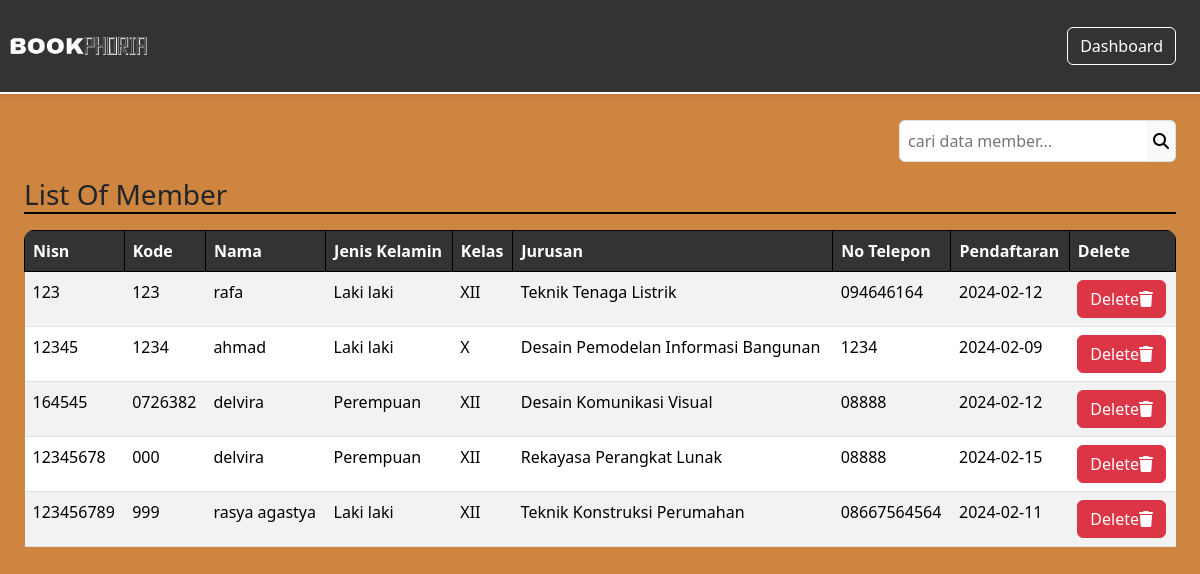
Page /DashboardAdmin/member/member.php (signed in) on the committed database.
### tables this page shows
CREATE TABLE `member` (
  `nisn` int(11) NOT NULL,
  `kode_member` varchar(12) NOT NULL,
  `nama` varchar(255) NOT NULL,
  `password` varchar(255) NOT NULL,
  `jenis_kelamin` varchar(20) NOT NULL,
  `kelas` varchar(5) NOT NULL,
  `jurusan` varchar(50) NOT NULL,
  `no_tlp` varchar(15) NOT NULL,
  `tgl_pendaftaran` date NOT NULL
);

### config/config.php (called while the page is built, shortened)
<?php
$host = "127.0.0.1";
$username = "root";
$password = "";
$database_name = "perpustakaan_delvira";
$connection = mysqli_connect($host, $username, $password, $database_name);
function queryReadData($dataKategori) {
  global $connection;
  $result = mysqli_query($connection, $dataKategori);
  $items = [];
  while($item = mysqli_fetch_assoc($result)) {
    $items[] = $item;
  }
  return $items;
}
?>

### DashboardAdmin/member/member.php (the view, shortened to what this page needs)
<?php
require "../../config/config.php";
$member = queryReadData("SELECT * FROM member");
?>
<!DOCTYPE html>
<html lang="en">
  <head>
    <link rel="stylesheet" href="../../css/member.css">
    <link href="https://cdn.jsdelivr.net/npm/bootstrap@5.3.2/dist/css/bootstrap.min.css" rel="stylesheet">
  </head>
  <body>
    <nav class="navbar fixed-top  shadow-sm">
      <div class="container-fluid p-1">
        <a class="navbar-brand" href="#">
          <img src="../../assets/logodelvira.png" alt="logo" width="150px">
        </a>
        <a class="btn btn-tertiary" href="../dashboardAdmin.php">Dashboard</a>
      </div>
    </nav>
    <div class="p-4 mt-5">
     <form action="" method="post" class="mt-5">
       <div class="input-group d-flex justify-content-end mb-3">
         <input class="border p-2 rounded rounded-end-0 bg-tertiary" type="text" name="keyword" id="keyword" placeholder="cari data member...">
         <button class="border border-start-0 bg-light rounded rounded-start-0" type="submit" name="search"><i class="fa-solid fa-magnifying-glass"></i></button>
       </div>
      </form>
      <h3>List Of Member</h3>
      <div class="table-responsive mt-3" >
        <table class="table table-striped table-hover">
        <thead>
          <tr>
            <th class="list">Nisn</th>
            <th class="list">Kode</th>
            <th class="list">Nama</th>
            <th class="list">Jenis Kelamin</th>
            <th class="list">Kelas</th>
            <th class="list">Jurusan</th>
            <th class="list">No Telepon</th>
            <th class="list">Pendaftaran</th>
            <th class="list">Delete</th>
          </tr>
        </thead>
      <?php foreach($member as $item) : ?>
      <tr>
        <td><?=$item["nisn"];?></td>
        <td><?=$item["kode_member"];?></td>
        <td><?=$item["nama"];?></td>
        <td><?=$item["jenis_kelamin"];?></td>
        <td><?=$item["kelas"];?></td>
        <td><?=$item["jurusan"];?></td>
        <td><?=$item["no_tlp"];?></td>
        <td><?=$item["tgl_pendaftaran"];?></td>
        <td>
          <div class="action">
             <a href="deleteMember.php?id=<?= $item["nisn"]; ?>" class="btn btn-danger" onclick="return confirm('Yakin ingin menghapus data member ?');">Delete<i class="fa-solid fa-trash"></i></a>
           </div>
        </td>
       </tr>
      <?php endforeach;?>
    </table>
    </div>
  </div>
  </body>
</html>

### css/member.css (style rules this page uses)
.container-fluid { background-color: #333 !important; }
.navbar { background-color: #333 !important; border-bottom: white 2px solid !important; }
.btn-tertiary { color: white !important; border: solid 1px white !important; margin-right: 20px; }
body { background-color: #CD853F !important; }
h3 { border-bottom: 2px solid black !important; }
.list { background-color: #333 !important; color: white !important; border: solid 1px black !important; }
.table-responsive { border-radius: 10px !important; }

### rows in the picture
member: nisn "123", kode_member "123", nama "rafa", jenis_kelamin "Laki laki", kelas "XII", jurusan "Teknik Tenaga Listrik", no_tlp "094646164", tgl_pendaftaran "2024-02-12"
member: nisn "12345", kode_member "1234", nama "ahmad", jenis_kelamin "Laki laki", kelas "X", jurusan "Desain Pemodelan Informasi Bangunan", no_tlp "1234", tgl_pendaftaran "2024-02-09"
member: nisn "164545", kode_member "0726382", nama "delvira", jenis_kelamin "Perempuan", kelas "XII", jurusan "Desain Komunikasi Visual", no_tlp "08888", tgl_pendaftaran "2024-02-12"
member: nisn "12345678", kode_member "000", nama "delvira", jenis_kelamin "Perempuan", kelas "XII", jurusan "Rekayasa Perangkat Lunak", no_tlp "08888", tgl_pendaftaran "2024-02-15"
member: nisn "123456789", kode_member "999", nama "rasya agastya", jenis_kelamin "Laki laki", kelas "XII", jurusan "Teknik Konstruksi Perumahan", no_tlp "08667564564", tgl_pendaftaran "2024-02-11"
